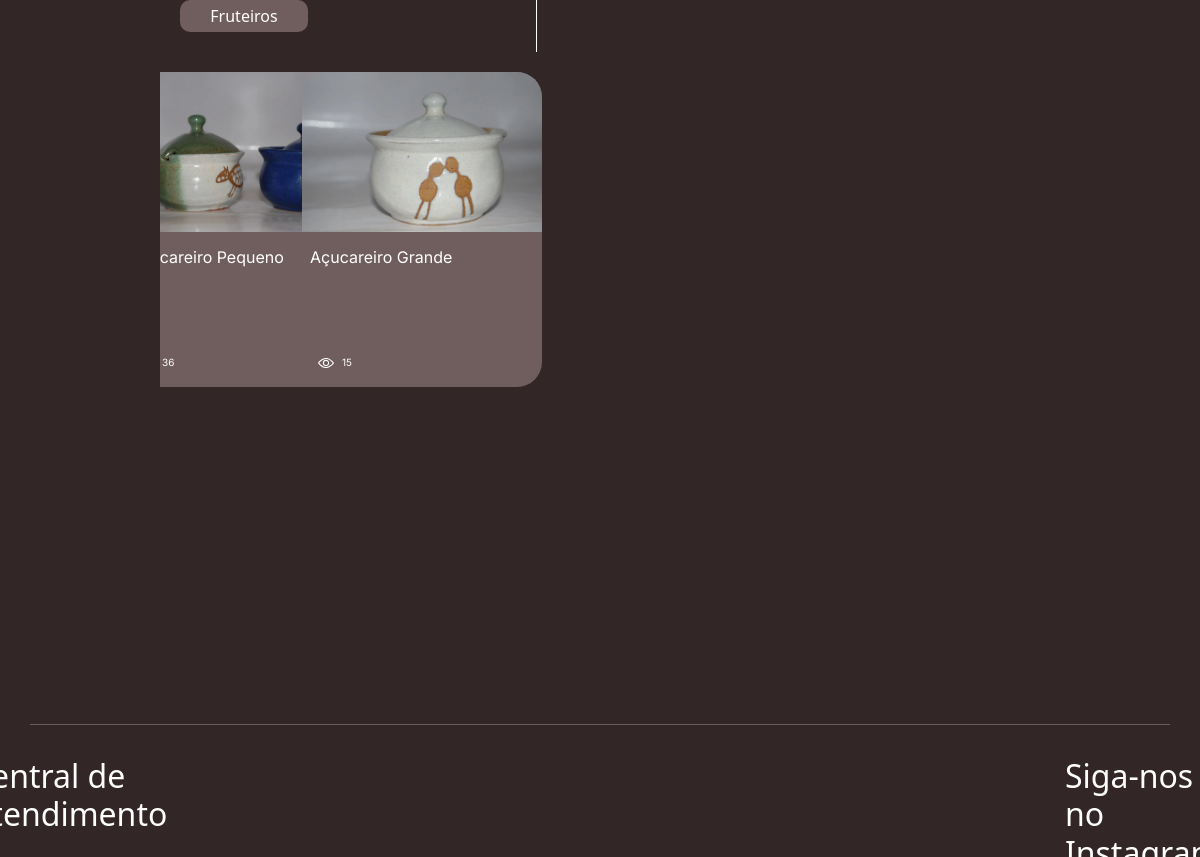
The app's page /produtos/28/ (middle part), older data.
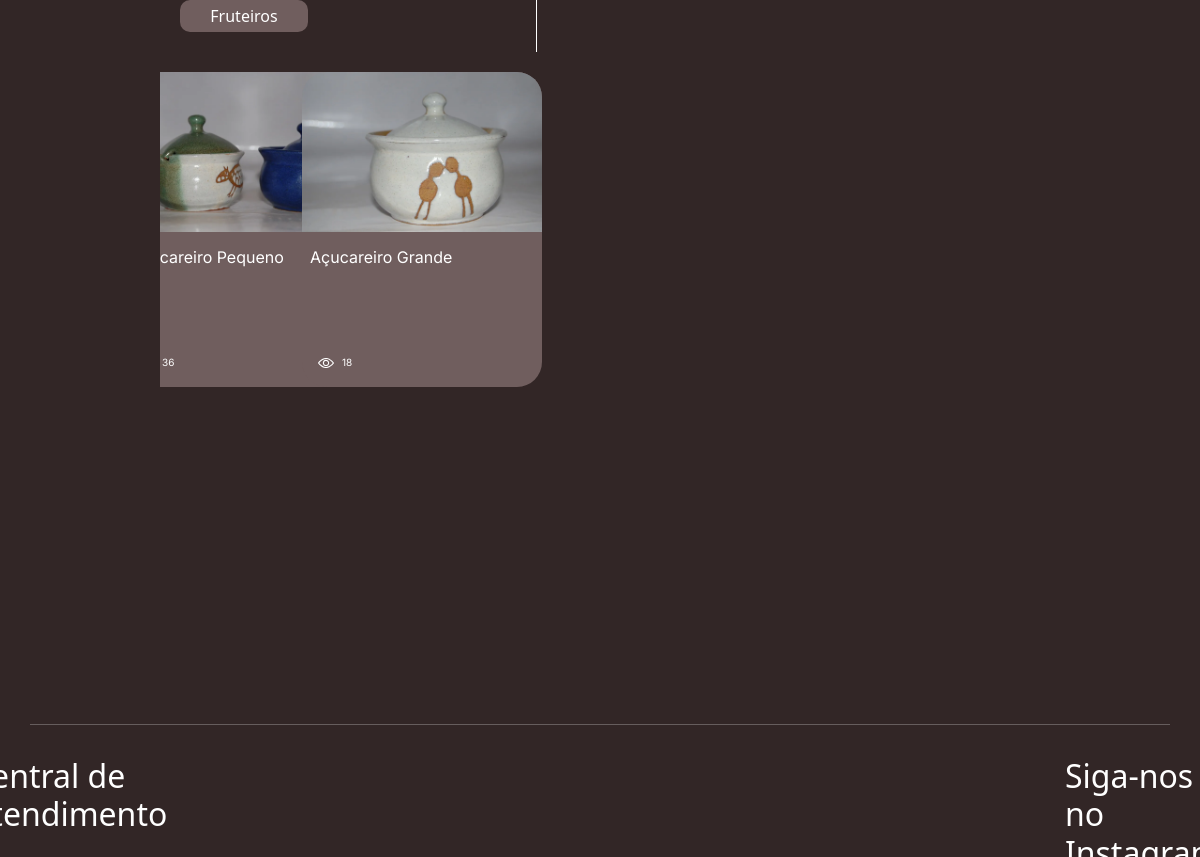
The same page, newer data.
### gestao/models.py (models this page shows, shortened)
class Category(models.Model):
    name = models.CharField(max_length=100, unique=True)
    photo = models.ImageField(upload_to='categorias_fotos/', blank=False, default='null')

class Product(models.Model):
    name = models.CharField(max_length=200, unique=True)
    code = models.CharField(max_length=50, unique=True)
    size = models.CharField(max_length=255)
    category = models.ForeignKey(
        Category,
        on_delete=models.SET_NULL,
        null=True,
        blank = True,
        )
    views = models.PositiveIntegerField(default=0)
    photos = models.JSONField(default=list, blank=False)

### backend/views.py (the view)
# urls.py: path('produtos/<int:category_id>/', views.produtos, name='produtos'),
def produtos(request, category_id=None):
    if category_id is None:
        category_id = Category.objects.first()
        return redirect('produtos', category_id=category_id.id)
    category = get_object_or_404(Category, id=category_id)
    products = Product.objects.filter(category=category).order_by('-views')
    categories = Category.objects.all().order_by('name')
    context = {
        'categories': categories,
        'products': products,
        'category': category,
    }
    return render(request, 'produtos.html', context)

### backend/templates/produtos.html (shortened to what this page needs)
{% extends "base.html" %} {% load static %}
    {% block css %}
    <link
      rel="stylesheet"
      type="text/css"
      href="{% static 'css/styleGaleria.css' %}"
    />
    {% endblock %}
    {% block 'dashboard' %}
    <div class="category-button-container-horizontal">
      <div>
        <div class="category-button-container">
          {% for categoria in categories %} {% if categoria.id == category.id %}
          <button class="category-button-disabled" aria-disabled="true">
            {{ categoria.name }}
          </button>
          {% else %}
          <a href="{% url 'produtos' category_id=categoria.id %}">
            <button class="category-button">{{ categoria.name }}</button>
          </a>
          {% endif %} {% endfor %}
        </div>
      </div>
      <div class="product-container">
        <div class="product-horizontal">
          {% for product in products %}
          <div class="product-vertical">
            <a
              href="{% url 'produto' category_id=category.id product_id=product.id %}"
            >
              <div class="product-card" data-product-id="{{ product.id }}">
                {% if product.photos %}
                <img
                  src="../../media/{{ product.photos.0 }}"
                  alt="Imagem de {{ product.name }}"
                  class="product-photo-card"
                />
                {% else %}
                <p>Sem Imagens</p>
                {% endif %}
                <h3 class="product-text unselectable">{{ product.name }}</h3>
                <div class="views-horizontal">
                  <img
                    src="../../media/icon/view.svg"
                    class="view-icon-img unselectable"
                    alt="view icon"
                  />
                  <h7 class="product-views-text unselectable"
                    >{{ product.views }}</h7
                  >
                </div>
              </div>
            </a>
          </div>
          {% endfor %}
        </div>
      </div>
    </div>
    <div id="react-footer"></div>
    {% endblock %}

### templates/base.html (shortened to what this page needs)
{% load static %}
<!DOCTYPE html>
<html lang="pt-br">
  <head>
    {% block css %} {% endblock %}
    <link
      rel="stylesheet"
      type="text/css"
      href="{% static 'css/styleGaleria.css' %}"
    />
    <link
      rel="stylesheet"
      type="text/css"
      href="{% static 'css/styleFontes.css' %}"
    />
    <link
      rel="stylesheet"
      type="text/css"
      href="{% static 'css/styleFooter.css' %}"
    />
    <link
      href="https://cdn.jsdelivr.net/npm/bootstrap@5.3.3/dist/css/bootstrap.min.css"
      rel="stylesheet"
    />
    <link rel="stylesheet" href="{% static 'clientes/css/home.css' %}" />
  </head>
  <body class="background">
    {% block 'dashboard' %} {% endblock %}
  </body>
</html>

### static/css/styleGaleria.css (style rules this page uses)
:root { --fundo: #322626; --texto: #ffffff; --texto-hover: #9f8272; --texto-click: #a26e51; --placeholder: #b0a4a3; --destaque: #3e3131; --botao-off: #705e5e; --botao-hover: #5c4646; --botao-click: #4b2e2e; }
.background { width: 100%; height: 100%; background-color: var(--fundo); }
.product-card { background-color: var(--botao-off); border-radius: 25px; display: flex; flex-direction: column; min-height: 15rem; cursor: pointer; }
.product-text { margin-left: 0rem; color: var(--texto); font-family: "Inter"; font-weight: 400; font-size: 16px; width: 100%; max-width: 15rem; text-align: left; padding-left: 0.5rem; padding-right: 0.5rem; text-wrap: wrap; }
.product-views-text { margin-left: -0.5rem; color: var(--texto); font-family: "Inter"; font-weight: 400; font-size: 10px; width: 100%; text-align: left; padding-left: 1rem; text-wrap: wrap; }
.views-horizontal { display: flex; flex-direction: row; flex-wrap: nowrap; gap: 0rem; padding-left: 1rem; padding-top: 5rem; padding-bottom: 1rem; }
.view-icon-img { width: 1rem; fill: var(--texto); filter: invert(100%) sepia(100%) saturate(0%) hue-rotate(288deg) brightness(102%) contrast(102%); }
.product-photo-card { height: 10rem; width: 15rem; max-width: 15rem; margin-bottom: 1rem; border-radius: 25px 25px 0 0; z-index: 0; }
.product-container { width: 80%; height: 35rem; overflow: scroll; }
.product-horizontal { display: grid; grid-template-columns: repeat(auto-fill, minmax(calc(25% - 1rem), 1fr)); gap: 1rem; row-gap: 3rem; padding-left: 0em; padding-right: 0rem; margin-top: 0; min-width: 100%; width: 100%; justify-content: start; }
.product-vertical { display: flex; flex-direction: column; box-sizing: border-box; align-items: center; justify-content: center; margin-left: 0rem; }
.category-button-container-horizontal { display: flex; flex-direction: row; flex-wrap: wrap; gap: 0rem; padding-left: 10rem; padding-right: 10rem; margin-top: 2rem; height: auto; width: 100%; text-align: center; }
.category-button-container { display: grid; grid-template-columns: repeat(2, 1fr); gap: 1rem; width: auto; height: fit-content; }
.category-button { width: 8rem; height: 2rem; font-size: 1rem; border: none; border-radius: 4px; background-color: var(--botao-off); color: var(--texto); cursor: pointer; border-radius: 10px; }
.unselectable { user-select: none; }
a { text-decoration: none !important; }

### static/css/styleFooter.css (style rules this page uses)
:root { --fundo: #322626; --texto: #ffffff; --texto-hover: #9f8272; --texto-click: #a26e51; --destaque: #3e3131; --botao-off: #705e5e; --botao-hover: #5c4646; --botao-click: #4b2e2e; }
#react-footer { width: 100%; }

### static/css/home.css (style rules this page uses)
a { color: white; text-decoration: none; padding: 20px; }

Row changes from the older to the newer data that the page shows:
changed Product "Açucareiro Grande": views "15" → "18"
